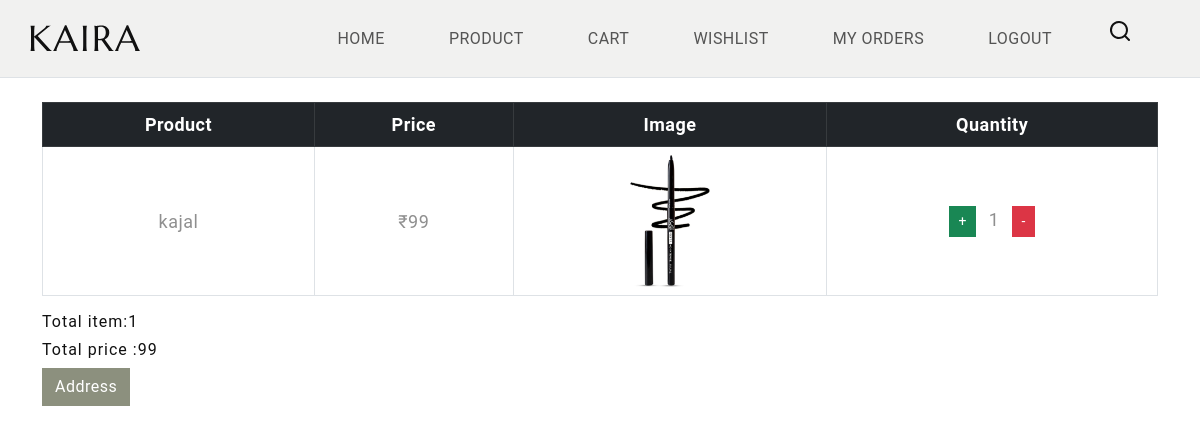
The page /viewcart/ (signed in) on the database its author committed.
### sampleapp/models.py (models this page shows, shortened)
class cart(models.Model):
    product_details=models.ForeignKey(product,on_delete=models.CASCADE)
    user_details=models.ForeignKey(signup,on_delete=models.CASCADE)
    quantity=models.IntegerField(default=1)
    total_price=models.IntegerField()

class product(models.Model):
    product_name = models.CharField(max_length=100)
    product_price = models.IntegerField()
    product_quantity = models.IntegerField()
    image = models.ImageField()
    category = models.ForeignKey(Category, on_delete=models.CASCADE)
    sub_category = models.ForeignKey(SubCategory, on_delete=models.CASCADE, null=True, blank=True)
    sub_sub_category = models.ForeignKey(Subsubcategory, on_delete=models.CASCADE, null=True, blank=True)
    hair_type = models.CharField(max_length=50, blank=True, null=True)
    hair_color = models.CharField(max_length=50, blank=True, null=True)
    description = models.CharField(max_length=200, blank=True, null=True)

### sampleapp/views.py (the view, shortened to what this page needs)
# urls.py: path('viewcart/', views.view_cart, name='viewcart'),
def view_cart(request):
    user = request.session.get('user')
    if not user:
        return redirect(login)
    u = get_object_or_404(signup, username=user)
    data = cart.objects.filter(user_details=u).select_related('product_details')
    total = 0
    total_quantity = 0
    messages = []
    for i in data:
        stock = i.product_details.product_quantity
        if i.quantity > stock:
            i.quantity = stock
            i.total_price = stock * i.product_details.product_price
            i.save()
            messages.append(f"{i.product_details.product_name} quantity adjusted to available stock")
        total_quantity += i.quantity
        total += i.quantity * i.product_details.product_price
    return render(request, 'cart.html', {
        'data': data,
        'total': total,
        'total_quantity': total_quantity,
        'messages': messages
    })

### templates/cart.html (shortened to what this page needs)
<!DOCTYPE html>
<html lang="en">
{% load static %}
<head>
  <link href="https://cdn.jsdelivr.net/npm/bootstrap@5.3.0-alpha3/dist/css/bootstrap.min.css" rel="stylesheet"
>
  <link rel="stylesheet" type="text/css" href="{% static 'css/vendor.css' %}">
  <link rel="stylesheet" href="https://cdn.jsdelivr.net/npm/swiper@9/swiper-bundle.min.css" />
  <link rel="stylesheet" type="text/css" href="{% static 'style.css' %}">
</head>
<body class="homepage">
  <nav class="navbar navbar-expand-lg bg-light text-uppercase fs-6 p-3 border-bottom align-items-center">
    <div class="container-fluid">
      <div class="row justify-content-between align-items-center w-100">
        <div class="col-auto">
          <a class="navbar-brand text-white" href="index.html">
          </a>
        </div>
        <div class="col-auto">
          <div class="offcanvas offcanvas-end" tabindex="-1" id="offcanvasNavbar"
            aria-labelledby="offcanvasNavbarLabel">
            <div class="offcanvas-body">
              <ul class="navbar-nav justify-content-end flex-grow-1 gap-1 gap-md-5 pe-3">
                  <li class="nav-item">
                      <a class="nav-link" href="../login">Home</a>
                  </li>
                 <li class="nav-item">
                      <a class="nav-link" href="../product">Product</a>
                  </li>
                  <li class="nav-item">
                      <a class="nav-link" href="../viewcart">Cart</a>
                  </li>
                  <li class="nav-item">
                      <a class="nav-link" href="../wishlist">Wishlist</a>
                  </li>
                  <li class="nav-item">
                      <a class="nav-link" href="../myorders">My Orders</a>
                  </li>
                  <li class="nav-item">
                      <a class="nav-link" href="../logout">Logout</a>
                  </li>
            <li class="search-box" class="mx-2">
              <a href="#search" class="search-button">
                <svg width="24" height="24" viewBox="0 0 24 24">
                  <use xlink:href="#search"></use>
                </svg>
              </a>
            </li>
          </ul>
        </div>
      </div>
    </div>
  </nav>
<div class="container mt-4">
    {% if data %}
    <table class="table table-bordered text-center align-middle">
        <thead class="table-dark">
            <tr>
                <th>Product</th>
                <th>Price</th>
                <th>Image</th>
                <th>Quantity</th>
            </tr>
        </thead>
        <tbody>
        {% for i in data %}
            <tr>
                <td>{{ i.product_details.product_name }}</td>
                <td>₹{{ i.product_details.product_price }}</td>
                <td>
                    <img src="{{ i.product_details.image.url }}" width="80px">
                </td>
                <td>
                    <a href="{% url 'increment' i.pk %}" class="btn btn-success btn-sm">+</a>
                    <span class="mx-2">{{ i.quantity }}</span>
                    <a href="{% url 'decrement' i.pk %}" class="btn btn-danger btn-sm">-</a>
                </td>
            </tr>
        {% endfor %}
        </tbody>
    </table>
    {% else %}
        <h5 class="text-center mt-4">Your cart is empty</h5>
    {% endif %}
<h6>Total item:{{total_quantity}}</h6>
        <h6>Total price :{{total}}</h6>
        <a href="../address" class="btn btn-primary">Address</a>
</div>
</body>
</html>

### static/style.css (style rules this page uses)
body { --heading-font: "Marcellus", Roboto, sans-serif; --heading-font-weight: 400; --heading-color: #111; --heading-line-height: 1.24; --swiper-theme-color: #8C907E; --bs-body-font-family: "Jost", Roboto, sans-serif; --bs-body-font-size: 18px; --bs-body-font-weight: 400; --bs-body-line-height: 1.5; --bs-body-color: #8f8f8f; --bs-body-color-rgb: 143, 143, 143; --bs-primary: #8C907E; --bs-secondary: #6c757d; --bs-black: #111; --bs-light: #F1F1F0; --bs-dark: #212529; --bs-gray: #9aa1a7; --bs-gray-dark: #51565b; --bs-primary-rgb: 140, 144, 126; --bs-secondary-rgb: 108, 117, 125; --bs-black-rgb: 17, 17, 17; --bs-light-rgb: 241, 241, 240; --bs-dark-rgb: 33, 37, 41; --bs-link-color: #111; --bs-link-color-rgb: 17, 17, 17; --bs-link-decoration: underline; --bs-link-hover-color: #111; --bs-link-hover-color-rgb: 17, 17, 17; }
body { letter-spacing: 0.03rem; }
h1, .h1, h2, .h2, h3, .h3, h4, .h4, h5, .h5, h6, .h6 { font-family: var(--heading-font); font-weight: var(--heading-font-weight); color: var(--heading-color); line-height: var(--heading-line-height); }
h5, h6 { letter-spacing: 1px; }
h6, .h6 { font-size: 1rem; }
a { text-decoration: none; }
.container-fluid { max-width: 1800px; }
.btn { --bs-btn-border-radius: 0; }
.btn-primary { --bs-btn-color: #fff; --bs-btn-bg: #8C907E; --bs-btn-border-color: #8C907E; --bs-btn-hover-color: #fff; --bs-btn-hover-bg: #5e624e; --bs-btn-hover-border-color: #5e624e; --bs-btn-focus-shadow-rgb: 49, 132, 253; --bs-btn-active-color: #fff; --bs-btn-active-bg: #5e624e; --bs-btn-active-border-color: #5e624e; --bs-btn-active-shadow: inset 0 3px 5px rgba(0, 0, 0, 0.125); --bs-btn-disabled-color: #fff; --bs-btn-disabled-bg: #8C907E; --bs-btn-disabled-border-color: #8C907E; }
.text-white { --heading-color: var(--bs-light); --bs-breadcrumb-item-active-color: var(--bs-light); --bs-breadcrumb-divider-color: var(--bs-light); --bs-link-color-rgb: var(--bs-light-rgb); --bs-link-hover-color-rgb: var(--bs-light-rgb); }

### rows shown on the page
cart: product_details.product_name "kajal", product_details.product_price "99", product_details.image (picture), quantity "1"

### other values the page prints
{{ total_quantity }} "1"
{{ total }} "99"
